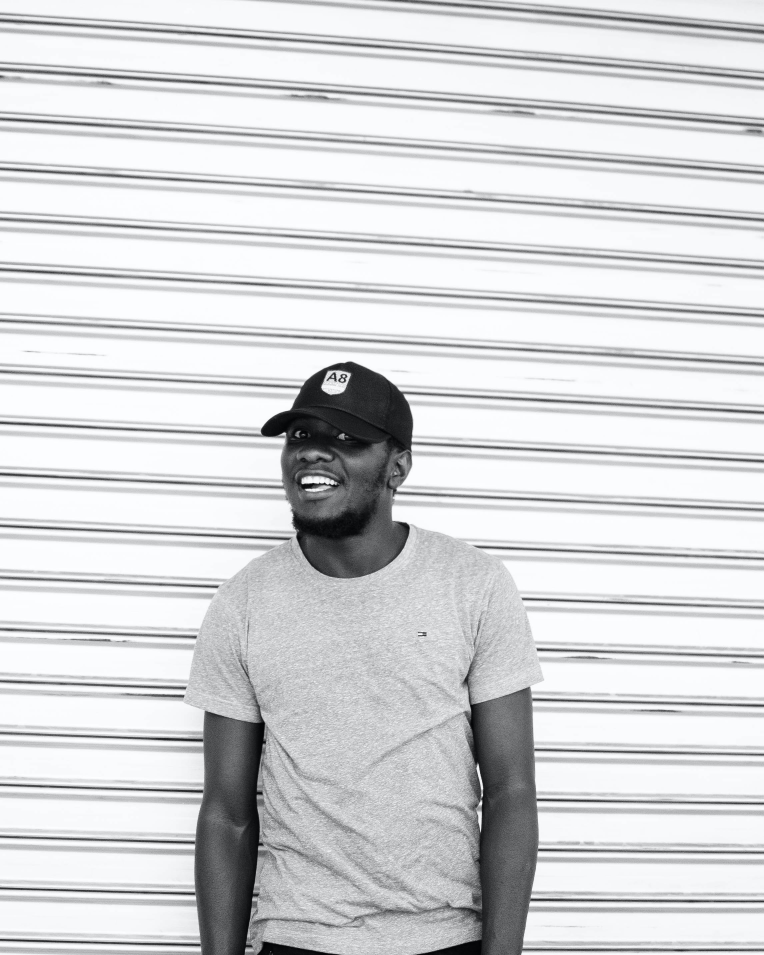
#> input picture roadmap/foundation/assets/jimmy/pexels-jimmy-jimmy-1484797.jpg, 2292 x 2865 px (shown at 1/3 size); its folder holds only this picture in this run
$ python 7_feature_matching.py
#> lines starting #> are read from the running program, lines starting #| are printed output that depends on the picture
# ### Project 2: Feature Matching Tool
# - **Objective**: Implement a tool that detects features in images using techniques like SIFT or ORB and matches them across multiple images. Introduce RANSAC for robust feature matching.
# - **Skills Gained**: Understanding of feature detection, description, matching, and robust estimation techniques.
import glob as glob
import cv2
import numpy as np
from matplotlib import pyplot as plt
import random

def files_list(directory):
    files = []
    for file in glob.glob(directory+"/*"):
        img = cv2.imread(file, cv2.COLOR_BGR2RGB)
        img = cv2.resize(img, (600,600))
        files.append(img)
    return files

def orb_keypoints(images):
    kp_des_list = []
    for image in images:
        orb = cv2.ORB_create()
        # find the keypoints with ORB
        kp = orb.detect(image,None)
        # compute the descriptors with ORB
        kp, des = orb.compute(image, kp)
        kp_des_list.append([kp, des])

    return kp_des_list

def generate_bf_matching_keypoints(images,kp_des_list):

    for idx, image in enumerate(images):
        if idx == len(images)-1:
            break
        # Use BFMatcher (Brute Force Matcher) to find matches
        bf = cv2.BFMatcher(cv2.NORM_HAMMING, crossCheck=True)
        matches = bf.match(kp_des_list[idx][1], kp_des_list[idx+1][1])

        # Sort matches based on their distances
        matches = sorted(matches, key=lambda x: x.distance)

        # Draw the matches
        img_matches = cv2.drawMatches(images[idx], kp_des_list[idx][0], images[idx+1], kp_des_list[idx+1][0], matches[:50], None, flags=cv2.DrawMatchesFlags_NOT_DRAW_SINGLE_POINTS)

        # Display the matched images
        plt.imshow(img_matches)
        plt.show()

def generate_ransac_matching(images,kp_des_list):


    for i in range(0, 20):
        # Generate two random numbers within the range
        num1 = random.randint(0, len(images)-1)
        num2 = random.randint(0, len(images)-1)

        if num1 == num2:
            continue

        img1 = images[num1]
        img2 = images[num2]

        # generate_bf_matching_keypoints(images, kp_des_list)
        bf = cv2.BFMatcher(cv2.NORM_HAMMING)

        kp1 = kp_des_list[num1][0]
        kp2 = kp_des_list[num2][0]

        des1 = kp_des_list[num1][1]
        des2 = kp_des_list[num2][1]

        # use knnMatch(not match()) to apply good ratio filter later
        # The knnMatch method is used to find the k closest descriptors in the second image for each descriptor in the first image.
        # Specifically, for each descriptor in the first image (des1), knnMatch finds the k best matches in the second image (des2).
        # When performing the ratio test, k is typically set to 2. This means for each descriptor in des1, we retrieve the two best matches from des2.
        matches = bf.knnMatch(des1, des2, k=2)

        # For each pair of matches (m, n) obtained:
        # m is the best match and n is the second-best match.
        good_matches = []
        for m, n in matches:
            # The ratio test checks the quality of the matches.
            # If the distance of the best match (m.distance) is significantly smaller than that of the second-best match (n.distance),
            # then the match is considered to be "good".
            # In this case, if m's distance is less than 75% of n's distance, it's added to the good_matches list.
            if m.distance < 0.75 * n.distance:
                good_matches.append(m)

        # Extract the coordinates of matched keypoints
        src_pts = np.float32([kp1[m.queryIdx].pt for m in good_matches])
        dst_pts = np.float32([kp2[m.trainIdx].pt for m in good_matches])

        # Use RANSAC to identify inliers
        # The fundamental matrix encapsulates the epipolar geometry between two views and is a fundamental concept in stereo vision and structure from motion.
        _, inliers = cv2.findFundamentalMat(src_pts, dst_pts, cv2.FM_RANSAC)

        if inliers is None:
            continue
        # Filter matches using the inliers
        ransac_matches = [good_matches[i] for i, val in enumerate(inliers) if val == 1]


        img_matches = cv2.drawMatches(img1, kp1, img2, kp2, ransac_matches, None)
        plt.imshow(img_matches)
        plt.show()


def main():
    directory = "roadmap/foundation/assets/jimmy"
    images = files_list(directory)
#> in files_list, img is the input picture: shape (2865, 2292, 3); mean B, G, R 215.4, 213.4, 212.4
#> in files_list, `img = cv2.resize(img, (600,600))`:
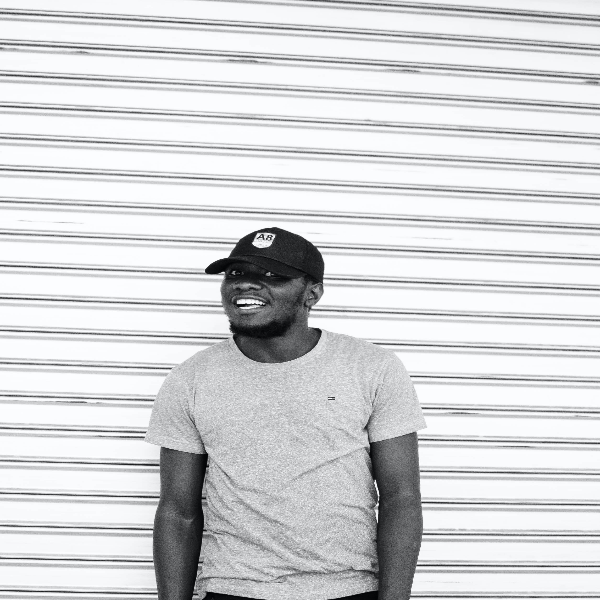
#> img: shape (600, 600, 3); mean B, G, R 215.4, 213.4, 212.4
#> images = 1 item
    print(f"{len(images)} Numbers of images are loaded")
#| 1 Numbers of images are loaded

    kp_des_list = orb_keypoints(images)
#> the loop in orb_keypoints, `for image in images:` made 1 pass
#> kp_des_list = 1 item
    generate_ransac_matching(images, kp_des_list)


if __name__ == '__main__':
    main()

$ run again, on roadmap/foundation/assets/jimmy/pexels-jimmy-jimmy-1484808.jpg
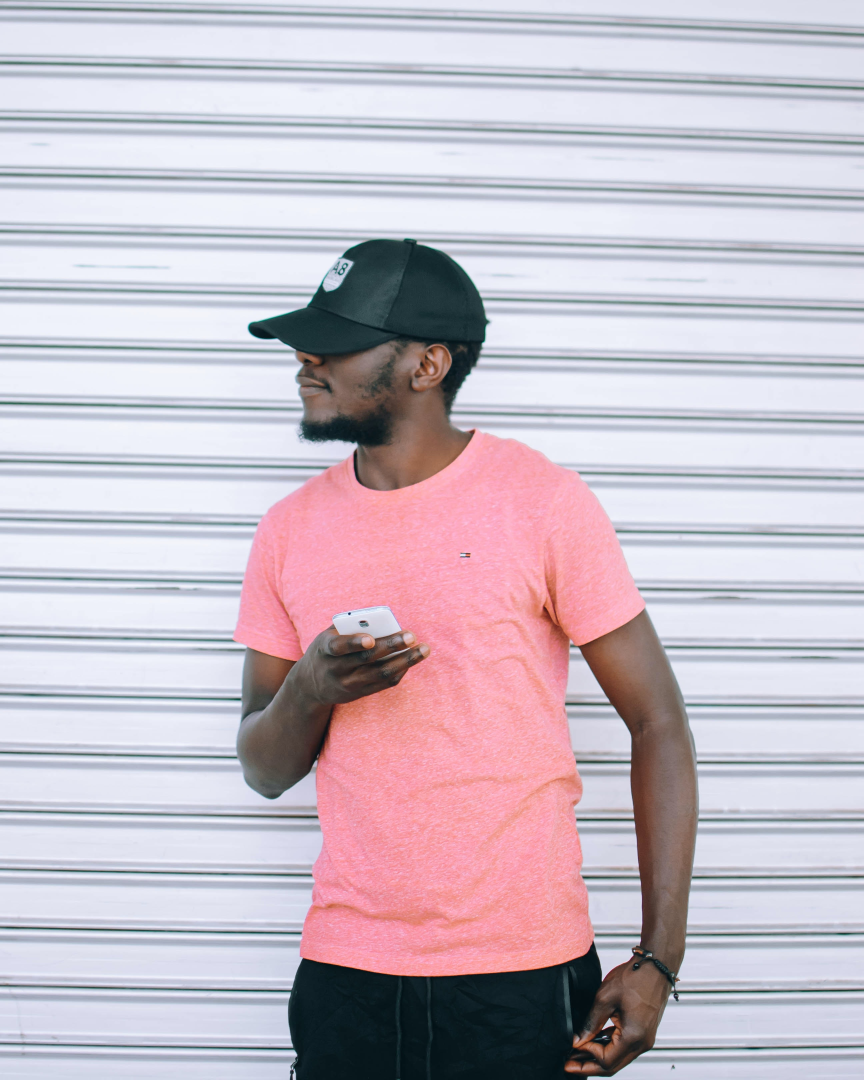
#> input picture roadmap/foundation/assets/jimmy/pexels-jimmy-jimmy-1484808.jpg, 2592 x 3240 px (shown at 1/3 size)
#> in files_list, img is the input picture: shape (3240, 2592, 3); mean B, G, R 198.3, 187.7, 198.4
#> in files_list, `img = cv2.resize(img, (600,600))`:
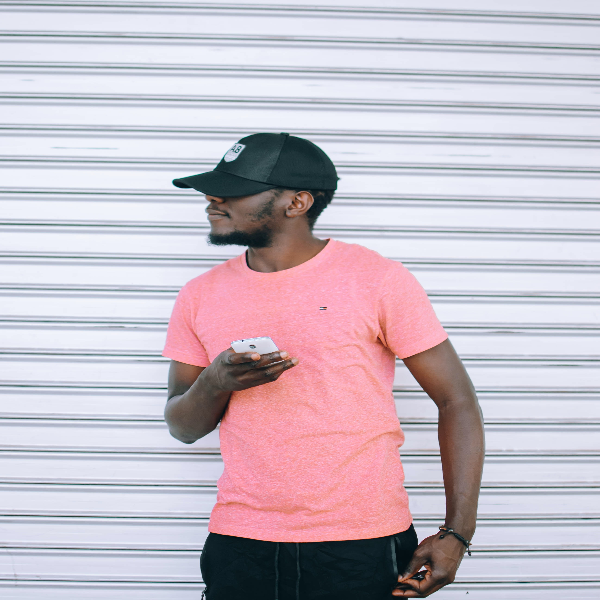
#> img: shape (600, 600, 3); mean B, G, R 198.2, 187.7, 198.3
#> images = 1 item
#| 1 Numbers of images are loaded
#> the loop in orb_keypoints, `for image in images:` made 1 pass

$ run again, on roadmap/foundation/assets/jimmy/pexels-jimmy-jimmy-1484811.jpg
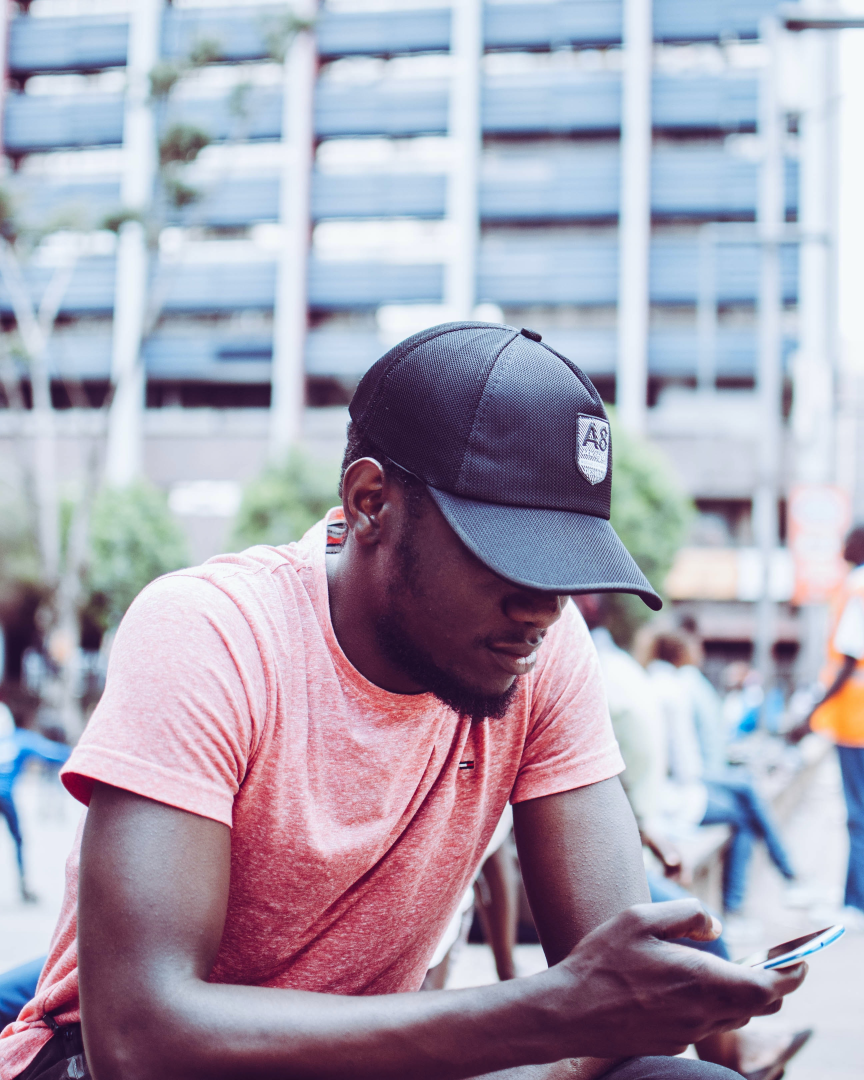
#> input picture roadmap/foundation/assets/jimmy/pexels-jimmy-jimmy-1484811.jpg, 2592 x 3240 px (shown at 1/3 size)
#> in files_list, img is the input picture: shape (3240, 2592, 3); mean B, G, R 179.6, 162.6, 168.3
#> in files_list, `img = cv2.resize(img, (600,600))`:
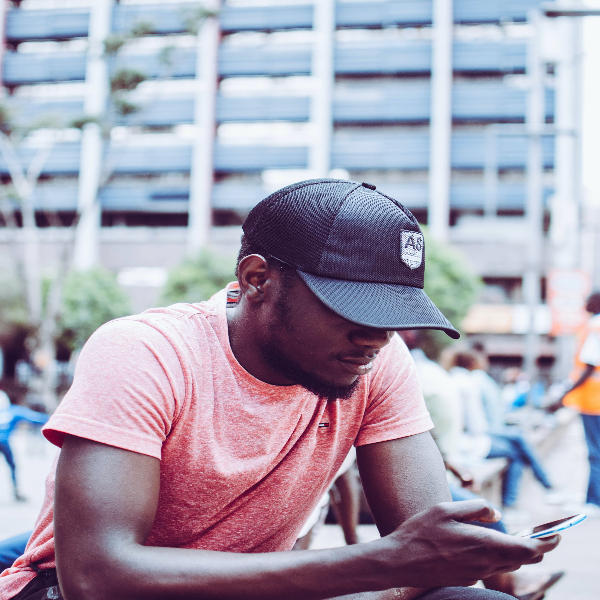
#> img: shape (600, 600, 3); mean B, G, R 179.6, 162.5, 168.2
#> images = 1 item
#| 1 Numbers of images are loaded
#> the loop in orb_keypoints, `for image in images:` made 1 pass

$ run again, on roadmap/foundation/assets/jimmy/pexels-jimmy-jimmy-1484801.jpg
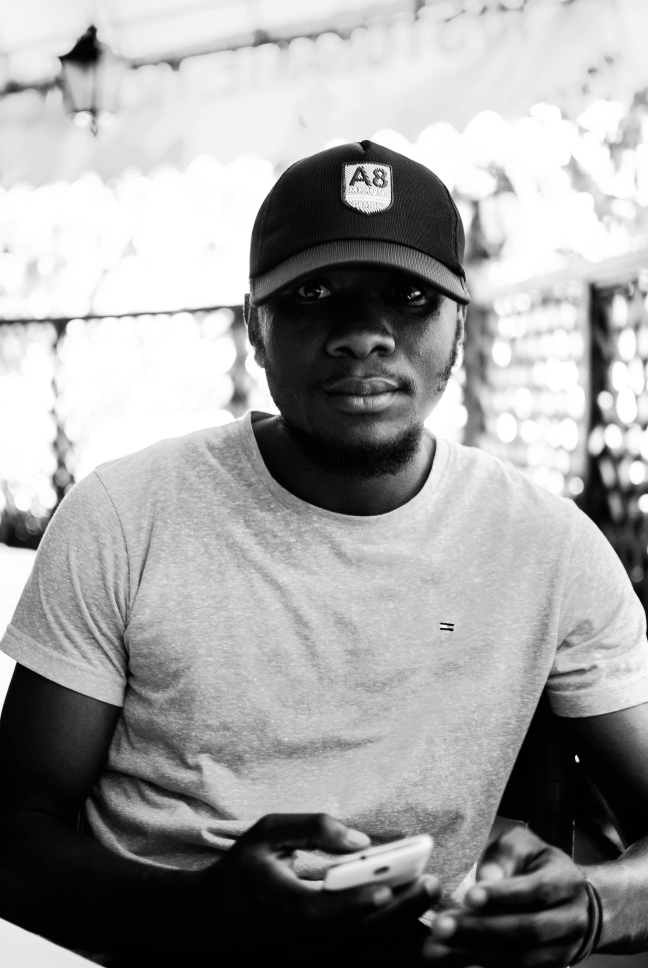
#> input picture roadmap/foundation/assets/jimmy/pexels-jimmy-jimmy-1484801.jpg, 2592 x 3872 px (shown at 1/4 size)
#> in files_list, img is the input picture: shape (3872, 2592, 3); mean B, G, R 160.3, 158.5, 157.5
#> in files_list, `img = cv2.resize(img, (600,600))`:
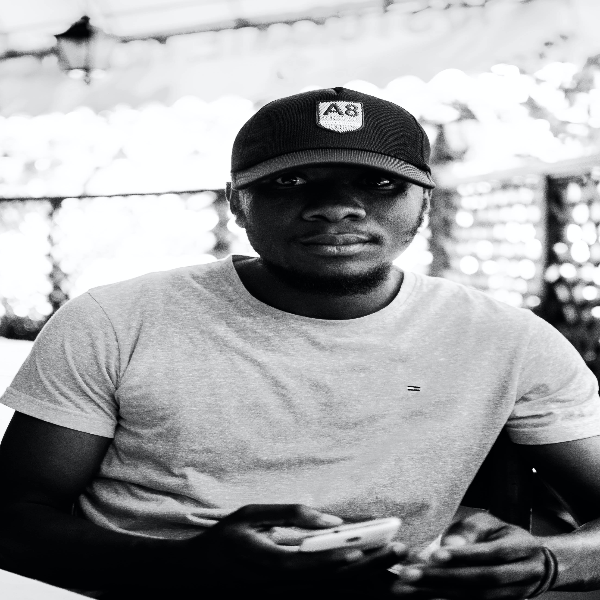
#> img: shape (600, 600, 3); mean B, G, R 160.3, 158.4, 157.4
#> images = 1 item
#| 1 Numbers of images are loaded
#> the loop in orb_keypoints, `for image in images:` made 1 pass

$ run again, on roadmap/foundation/assets/jimmy/pexels-jimmy-jimmy-1484806.jpg
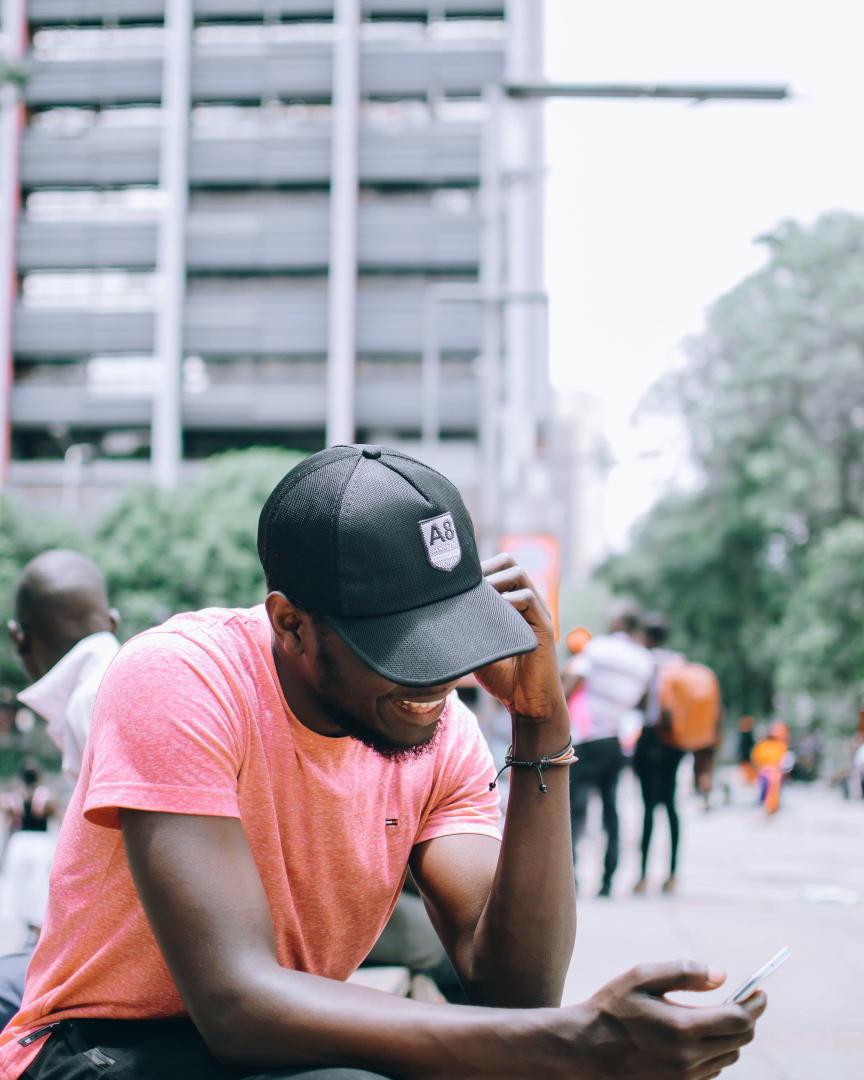
#> input picture roadmap/foundation/assets/jimmy/pexels-jimmy-jimmy-1484806.jpg, 2592 x 3240 px (shown at 1/3 size)
#> in files_list, img is the input picture: shape (3240, 2592, 3); mean B, G, R 166.5, 161, 166
#> in files_list, `img = cv2.resize(img, (600,600))`:
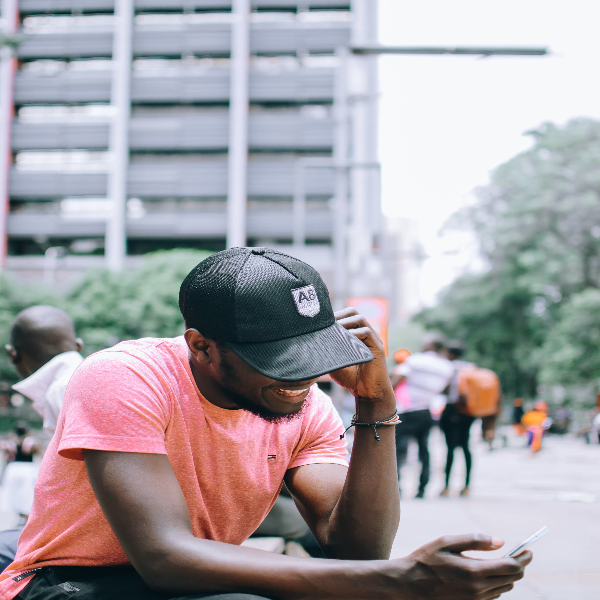
#> img: shape (600, 600, 3); mean B, G, R 166.4, 160.9, 165.9
#> images = 1 item
#| 1 Numbers of images are loaded
#> the loop in orb_keypoints, `for image in images:` made 1 pass
